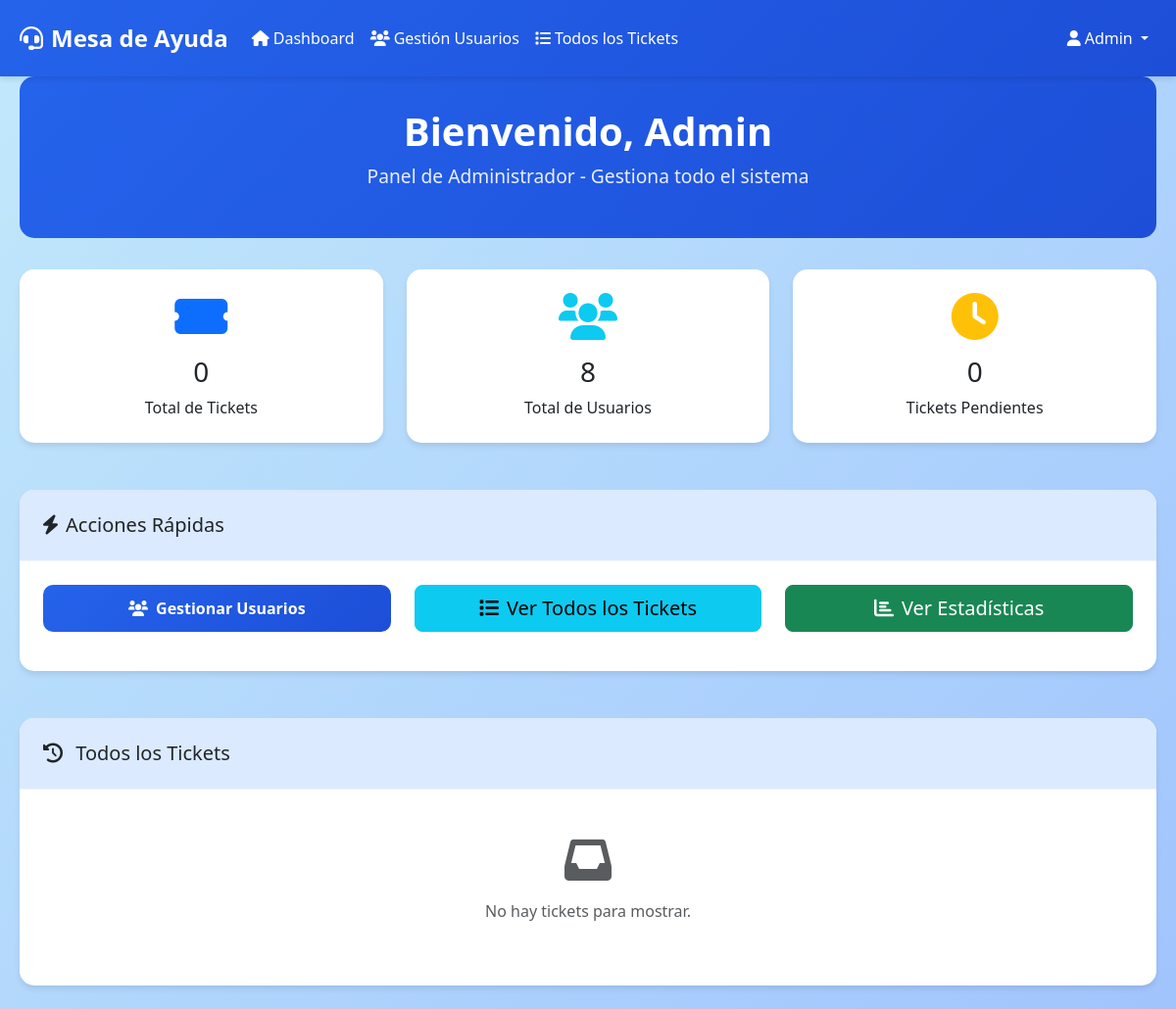
Before: /dashboard.php (signed in) with the older database file.
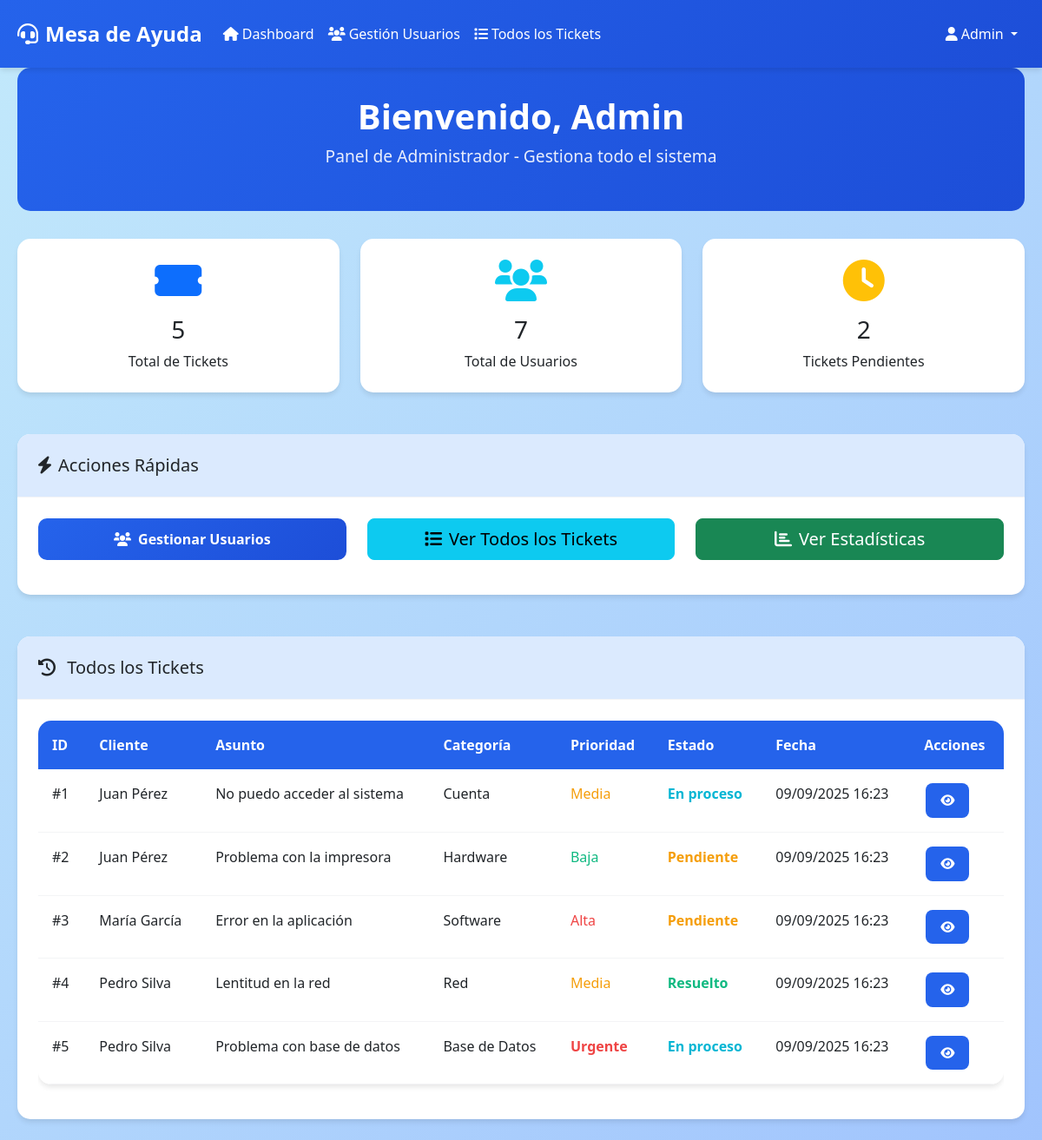
After: the same page with the newer database file.
### tables this page shows
CREATE TABLE IF NOT EXISTS tickets (
    id_ticket INT AUTO_INCREMENT PRIMARY KEY,
    id_usuario INT NOT NULL,
    asunto VARCHAR(255) NOT NULL,
    descripcion TEXT NOT NULL,
    categoria VARCHAR(50) NOT NULL,
    prioridad ENUM('Baja', 'Media', 'Alta', 'Urgente') DEFAULT 'Media',
    estado ENUM('Pendiente', 'En proceso', 'Resuelto', 'Cerrado usuario', 'Cerrado automático') DEFAULT 'Pendiente',
    fecha_creacion DATETIME DEFAULT CURRENT_TIMESTAMP,
    fecha_ultima_actualizacion DATETIME DEFAULT CURRENT_TIMESTAMP ON UPDATE CURRENT_TIMESTAMP,
    fecha_resolucion DATETIME NULL,
    id_tecnico_asignado INT NULL,
    FOREIGN KEY (id_usuario) REFERENCES usuarios(id_usuario) ON DELETE CASCADE,
    FOREIGN KEY (id_tecnico_asignado) REFERENCES usuarios(id_usuario) ON DELETE SET NULL
);

CREATE TABLE IF NOT EXISTS usuarios (
    id_usuario INT AUTO_INCREMENT PRIMARY KEY,
    nombre VARCHAR(100) NOT NULL,
    correo VARCHAR(100) NOT NULL UNIQUE,
    contrasena VARCHAR(255) NOT NULL,
    rol ENUM('cliente', 'tecnico', 'admin') DEFAULT 'cliente',
    fecha_registro TIMESTAMP DEFAULT CURRENT_TIMESTAMP,
    activo BOOLEAN DEFAULT TRUE
);

### dashboard.php (the view, shortened to what the rows shown need)
<?php
require_once 'conexion.php';
$usuario_id = $_SESSION['usuario_id'];
$rol = $_SESSION['rol'];
$nombre = $_SESSION['nombre'];
try {
    if ($rol === 'cliente') {
        $stmt = $pdo->prepare("SELECT COUNT(*) as total FROM tickets WHERE id_usuario = ?");
        $stmt->execute([$usuario_id]);
        $total_tickets = $stmt->fetch()['total'];
        $stmt = $pdo->prepare("SELECT COUNT(*) as pendientes FROM tickets WHERE id_usuario = ? AND estado = 'Pendiente'");
        $stmt->execute([$usuario_id]);
        $tickets_pendientes = $stmt->fetch()['pendientes'];
        $stmt = $pdo->prepare("SELECT COUNT(*) as resueltos FROM tickets WHERE id_usuario = ? AND estado = 'Resuelto'");
        $stmt->execute([$usuario_id]);
        $tickets_resueltos = $stmt->fetch()['resueltos'];
        $stmt = $pdo->prepare("SELECT * FROM tickets WHERE id_usuario = ? ORDER BY fecha_creacion DESC LIMIT 5");
        $stmt->execute([$usuario_id]);
        $tickets = $stmt->fetchAll();
    } else {
        $stmt = $pdo->prepare("SELECT t.*, u.nombre as cliente FROM tickets t
                              JOIN usuarios u ON t.id_usuario = u.id_usuario
                              ORDER BY t.fecha_creacion DESC LIMIT 5");
        $stmt->execute();
        $tickets = $stmt->fetchAll();
    }
} catch(PDOException $e) {
    $error = 'Error al cargar las estadísticas.';
}
?>
<!DOCTYPE html>
<html lang="es">
<head>
    <link href="https://cdn.jsdelivr.net/npm/bootstrap@5.3.0/dist/css/bootstrap.min.css" rel="stylesheet">
    <link href="https://cdnjs.cloudflare.com/ajax/libs/font-awesome/6.0.0/css/all.min.css" rel="stylesheet">
    <link href="estilos.css" rel="stylesheet">
</head>
<body>
    <div class="container">
        <div class="dashboard-header fade-in">
            <h1 class="dashboard-title">Bienvenido, <?php echo htmlspecialchars($nombre); ?></h1>
        </div>
        <div class="row">
            <div class="col-12">
                <div class="card">
                    <div class="card-body">
                        <?php if (empty($tickets)): ?>
                            <div class="text-center py-4">
                                <i class="fas fa-inbox fa-3x text-muted mb-3"></i>
                                <p class="text-muted">No hay tickets para mostrar.</p>
                            </div>
                        <?php else: ?>
                            <div class="table-responsive">
                                <table class="table">
                                    <thead>
                                        <tr>
                                            <th>ID</th>
                                            <?php if ($rol !== 'cliente'): ?>
                                                <th>Cliente</th>
                                            <?php endif; ?>
                                            <th>Asunto</th>
                                            <th>Categoría</th>
                                            <th>Prioridad</th>
                                            <th>Estado</th>
                                            <th>Fecha</th>
                                            <th>Acciones</th>
                                        </tr>
                                    </thead>
                                    <tbody>
                                        <?php foreach ($tickets as $ticket): ?>
                                            <tr>
                                                <td>#<?php echo $ticket['id_ticket']; ?></td>
                                                <?php if ($rol !== 'cliente'): ?>
                                                    <td><?php echo htmlspecialchars($ticket['cliente']); ?></td>
                                                <?php endif; ?>
                                                <td><?php echo htmlspecialchars($ticket['asunto']); ?></td>
                                                <td><?php echo htmlspecialchars($ticket['categoria']); ?></td>
                                                <td>
                                                    <span class="prioridad-<?php echo strtolower($ticket['prioridad']); ?>">
                                                        <?php echo $ticket['prioridad']; ?>
                                                    </span>
                                                </td>
                                                <td>
                                                    <span class="estado-<?php echo str_replace(' ', '-', strtolower($ticket['estado'])); ?>">
                                                        <?php echo $ticket['estado']; ?>
                                                    </span>
                                                </td>
                                                <td><?php echo date('d/m/Y H:i', strtotime($ticket['fecha_creacion'])); ?></td>
                                                <td>
                                                    <a href="ver_ticket.php?id=<?php echo $ticket['id_ticket']; ?>"
                                                       class="btn btn-action btn-view btn-sm">
                                                        <i class="fas fa-eye"></i>
                                                    </a>
                                                </td>
                                            </tr>
                                        <?php endforeach; ?>
                                    </tbody>
                                </table>
                            </div>
                        <?php endif; ?>
                    </div>
                </div>
            </div>
        </div>
    </div>
</body>
</html>

Changed rows visible on the page:
added tickets: id_ticket "1", id_usuario.nombre "Juan Pérez", asunto "No puedo acceder al sistema", categoria "Cuenta", prioridad "Media", estado "En proceso", fecha_creacion "09/09/2025 16:23"
added tickets: id_ticket "2", id_usuario.nombre "Juan Pérez", asunto "Problema con la impresora", categoria "Hardware", prioridad "Baja", estado "Pendiente", fecha_creacion "09/09/2025 16:23"
added tickets: id_ticket "3", id_usuario.nombre "María García", asunto "Error en la aplicación", categoria "Software", prioridad "Alta", estado "Pendiente", fecha_creacion "09/09/2025 16:23"
added tickets: id_ticket "4", id_usuario.nombre "Pedro Silva", asunto "Lentitud en la red", categoria "Red", prioridad "Media", estado "Resuelto", fecha_creacion "09/09/2025 16:23"
added tickets: id_ticket "5", id_usuario.nombre "Pedro Silva", asunto "Problema con base de datos", categoria "Base de Datos", prioridad "Urgente", estado "En proceso", fecha_creacion "09/09/2025 16:23"
Other visible differences:
$total_tickets: "0" → "5"
$total_usuarios: "8" → "7"
$tickets_pendientes: "0" → "2"
text no longer shown: "No hay tickets para mostrar."
text now shown: "ID Cliente Asunto Categoría Prioridad Estado Fecha Acciones"
